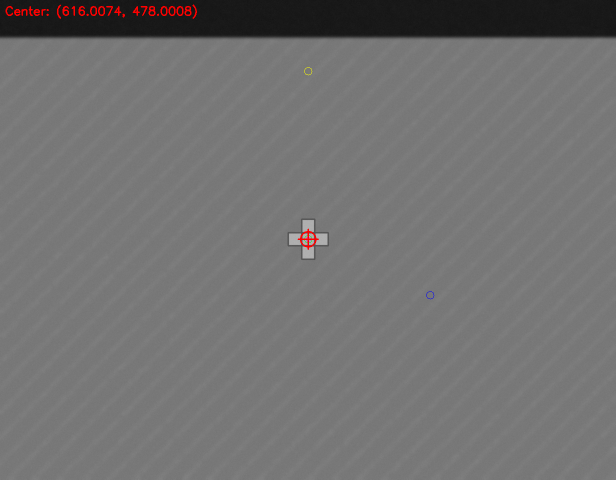
#> input picture cross_center_test_cross.png, 1232 x 959 px (shown at 1/2 size)
$ python detect_cross.py cross_center_test_cross.png
#> lines starting #> are read from the running program, lines starting #| are printed output that depends on the picture; after the words box and inside, x2 and y2 are one past the last pixel; in counts of white or black regions, pixels touching at a corner belong together
"""
Cross template detection with subpixel accuracy.

This script finds cross markers in images using template matching
and refines the center coordinates to subpixel precision.
"""
from __future__ import annotations

import argparse
import os
from dataclasses import dataclass
from typing import List, Tuple, Optional

import cv2
import numpy as np


@dataclass
class CrossDetection:
    """Represents a detected cross marker with subpixel coordinates."""
    x: float  # x coordinate (subpixel)
    y: float  # y coordinate (subpixel)
    score: float  # correlation score

    def __str__(self) -> str:
        return f"Cross at ({self.x:.4f}, {self.y:.4f}), score={self.score:.4f}"


def create_cross_template(
    size: int = 21,
    line_width: int = 3,
    bg_val: float = 180.0,
    cross_val: float = 40.0,
) -> np.ndarray:
    """
    Create a cross template for template matching.

    Args:
        size: Template size (should be odd)
        line_width: Width of cross lines
        bg_val: Background intensity value
        cross_val: Cross line intensity value

    Returns:
        Template image as float32 array
    """
    if size % 2 == 0:
        size += 1

    template = np.full((size, size), bg_val, dtype=np.float32)
    center = size // 2
    half_lw = line_width // 2

    # Draw horizontal line
    template[center - half_lw:center + half_lw + 1, :] = cross_val
    # Draw vertical line
    template[:, center - half_lw:center + half_lw + 1] = cross_val

    return template


# [43 lines left out: function multi_scale_template_match, not called in this run]


def non_maximum_suppression(
    detections: List[Tuple[float, float, float]],
    min_distance: float = 20.0,
) -> List[Tuple[float, float, float]]:
    """
    Apply non-maximum suppression to detections.

    Args:
        detections: List of (x, y, score) tuples
        min_distance: Minimum distance between detections

    Returns:
        Filtered list of detections
    """
    if not detections:
        return []

    # Sort by score (descending)
    sorted_dets = sorted(detections, key=lambda x: -x[2])

    kept = []
    for x, y, score in sorted_dets:
        # Check if too close to any kept detection
        is_duplicate = False
        for kx, ky, _ in kept:
            dist = np.sqrt((x - kx) ** 2 + (y - ky) ** 2)
            if dist < min_distance:
                is_duplicate = True
                break

        if not is_duplicate:
            kept.append((x, y, score))

    return kept


# [180 lines left out: functions refine_subpixel_quadratic, refine_subpixel_gaussian, detect_cross_markers, not called in this run]


def detect_cross_markers_multiscale(
    image_path: str,
    downsample_factor: float = 0.25,
    template_size: int = 11,
    line_width: int = 2,
    threshold: float = 0.4,
    refine_at_full_res: bool = True,
) -> List[CrossDetection]:
    """
    Detect cross markers using multi-scale approach for efficiency.

    First detects at low resolution, then refines at full resolution.

    Args:
        image_path: Path to input image
        downsample_factor: Factor for initial downsampling
        template_size: Size of cross template (at downsampled resolution)
        line_width: Width of cross lines
        threshold: Detection threshold
        refine_at_full_res: Whether to refine at full resolution

    Returns:
        List of CrossDetection objects with subpixel coordinates
    """
#> called with image_path = 'cross_center_test_cross.png', downsample_factor = 0.25, template_size = 11, line_width = 2, threshold = 0.5, refine_at_full_res = True
    # Load image
    gray_full = cv2.imread(image_path, cv2.IMREAD_GRAYSCALE)
#> gray_full: shape (959, 1232); min 18, max 225, mean 113.3
    if gray_full is None:
        raise FileNotFoundError(f"Image not found: {image_path}")

    # Downsample for initial detection
    gray_small = cv2.resize(gray_full, None, fx=downsample_factor, fy=downsample_factor)
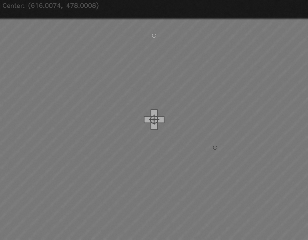
#> gray_small: shape (240, 308); min 20, max 176, mean 113.4

    # Create templates for both polarities
    detections = []

    for bg_val, cross_val in [(180.0, 40.0), (40.0, 180.0)]:
        template = create_cross_template(template_size, line_width, bg_val, cross_val)

        # Template matching
        result = cv2.matchTemplate(
            gray_small.astype(np.float32),
            template,
            cv2.TM_CCOEFF_NORMED
        )

        # Find peaks
        local_max = cv2.dilate(result, np.ones((5, 5)))
        peaks = (result == local_max) & (result >= threshold)
        ys, xs = np.where(peaks)

        half = template_size // 2
        for px, py in zip(xs, ys):
            score = result[py, px]
            # Convert to center at downsampled resolution
            small_x = px + half
            small_y = py + half
            # Scale to full resolution
            full_x = small_x / downsample_factor
            full_y = small_y / downsample_factor
            detections.append((full_x, full_y, score))
#> this loop made 2 passes
#> pass 1, in detect_cross_markers_multiscale, `result = cv2.matchTemplate( gray_small.astype(np.float32), template, c..`:
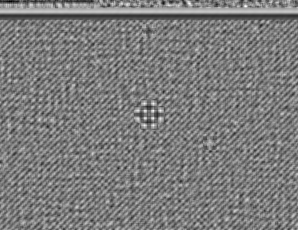
#> result: shape (230, 298) float32; min -0.453, max 0.476, mean 0.000466; drawn with min black and max white
#> pass 1, in detect_cross_markers_multiscale, `local_max = cv2.dilate(result, np.ones((5, 5)))`:
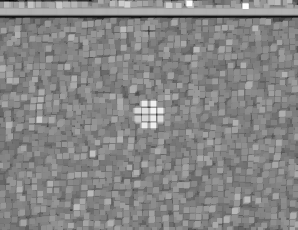
#> local_max: shape (230, 298) float32; min -0.194, max 0.476, mean 0.159; drawn with min black and max white
#> pass 2, in detect_cross_markers_multiscale, `result = cv2.matchTemplate( gray_small.astype(np.float32), template, c..`:
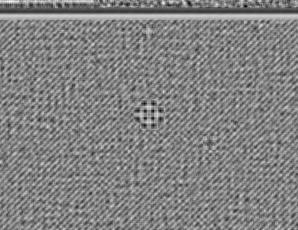
#> result: shape (230, 298) float32; min -0.476, max 0.453, mean -0.000467; drawn with min black and max white
#> after the loop, detections = []

    # Apply NMS at full resolution scale
    nms_distance = template_size / downsample_factor
#> nms_distance = 44
    filtered = non_maximum_suppression(detections, nms_distance)
#> filtered = []

    # Refine at full resolution
    final_detections = []
    full_template_size = int(template_size / downsample_factor)
#> full_template_size = 44
    if full_template_size % 2 == 0:
        full_template_size += 1
#> full_template_size = 45
    full_line_width = max(2, int(line_width / downsample_factor))

    for x, y, score in filtered:
        if refine_at_full_res:
            # Create template at full resolution
            template = create_cross_template(full_template_size, full_line_width, 180.0, 40.0)

            # Extract ROI for local template matching
            roi_size = full_template_size * 3
            roi_half = roi_size // 2

            xi, yi = int(x), int(y)
            y1 = max(0, yi - roi_half)
            y2 = min(gray_full.shape[0], yi + roi_half)
            x1 = max(0, xi - roi_half)
            x2 = min(gray_full.shape[1], xi + roi_half)

            roi = gray_full[y1:y2, x1:x2].astype(np.float32)

            if roi.shape[0] > template.shape[0] and roi.shape[1] > template.shape[1]:
                result = cv2.matchTemplate(roi, template, cv2.TM_CCOEFF_NORMED)
                _, max_val, _, max_loc = cv2.minMaxLoc(result)

                # Subpixel refinement on correlation map
                half = full_template_size // 2
                local_x = max_loc[0] + half
                local_y = max_loc[1] + half

                sub_x, sub_y = refine_subpixel_quadratic(result, max_loc[0], max_loc[1])
                sub_x += half
                sub_y += half

                # Convert back to image coordinates
                final_x = x1 + sub_x
                final_y = y1 + sub_y

                final_detections.append(CrossDetection(final_x, final_y, max_val))
            else:
                final_detections.append(CrossDetection(x, y, score))
        else:
            final_detections.append(CrossDetection(x, y, score))
#> this loop made 0 passes
#> after the loop, final_detections = []

    return final_detections


def visualize_detections(
    image_path: str,
    detections: List[CrossDetection],
    output_path: str,
    marker_size: int = 10,
    color: Tuple[int, int, int] = (0, 0, 255),
) -> None:
    """
    Visualize detected cross markers on the image.

    Args:
        image_path: Path to input image
        detections: List of CrossDetection objects
        output_path: Path to save visualization
        marker_size: Size of visualization markers
        color: BGR color for markers
    """
    img = cv2.imread(image_path)
    if img is None:
        raise FileNotFoundError(f"Image not found: {image_path}")

    for det in detections:
        x, y = int(round(det.x)), int(round(det.y))
        # Draw crosshair
        cv2.line(img, (x - marker_size, y), (x + marker_size, y), color, 2)
        cv2.line(img, (x, y - marker_size), (x, y + marker_size), color, 2)
        # Draw circle
        cv2.circle(img, (x, y), marker_size, color, 2)

    cv2.imwrite(output_path, img)


# [279 lines left out: functions refine_cross_center_subpixel, find_cross_center_precise, detect_cross_high_precision, not called in this run]


def main() -> int:
    parser = argparse.ArgumentParser(
        description="Detect cross markers in images with subpixel accuracy."
    )
    parser.add_argument("image", help="Path to input image")
    parser.add_argument("--threshold", type=float, default=0.5,
                        help="Detection threshold (0-1)")
    parser.add_argument("--downsample", type=float, default=0.25,
                        help="Downsample factor for initial detection")
    parser.add_argument("--template-size", type=int, default=11,
                        help="Cross template size (at downsampled resolution)")
    parser.add_argument("--line-width", type=int, default=2,
                        help="Cross line width")
    parser.add_argument("--out", default=None,
                        help="Output visualization path")
    parser.add_argument("--no-refine", action="store_true",
                        help="Skip full-resolution refinement")
    parser.add_argument("--high-precision", action="store_true",
                        help="Use high-precision multi-scale detection")

    args = parser.parse_args()

    print(f"Processing: {args.image}")

    if args.high_precision:
        print(f"Using high-precision mode with threshold={args.threshold}")
        detections = detect_cross_high_precision(args.image, min_score=args.threshold)
    else:
        print(f"Parameters: threshold={args.threshold}, downsample={args.downsample}")
        detections = detect_cross_markers_multiscale(
            args.image,
            downsample_factor=args.downsample,
            template_size=args.template_size,
            line_width=args.line_width,
            threshold=args.threshold,
            refine_at_full_res=not args.no_refine,
        )
#> detections = []

    print(f"\nFound {len(detections)} cross marker(s):")
#| Found 0 cross marker(s):
    for i, det in enumerate(detections):
        print(f"  {i + 1}. {det}")

    # Save visualization
    if args.out is None:
        stem = os.path.splitext(os.path.basename(args.image))[0]
        out_path = f"cross_detections_{stem}.png"
    else:
        out_path = args.out

    visualize_detections(args.image, detections, out_path)
#> in visualize_detections, img is the input picture: shape (959, 1232, 3); mean B, G, R 113.1, 113.1, 113.7
    print(f"\nVisualization saved: {out_path}")

    return 0


if __name__ == "__main__":
    raise SystemExit(main())
#> (the program exits here)
